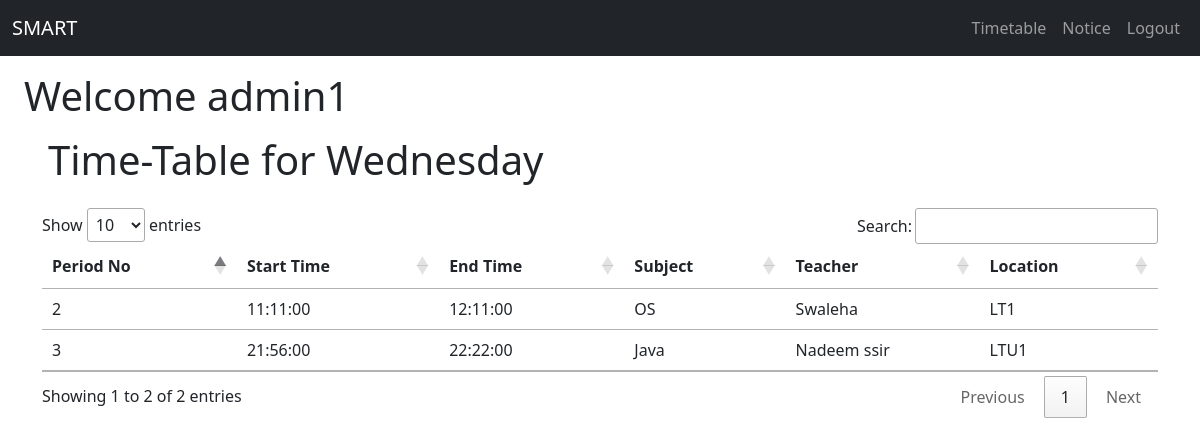
The app's page /student/timetable.php (signed in) with its own data.
### tables this page shows
CREATE TABLE `wednesday` (
  `sno` int(2) NOT NULL,
  `stime` time NOT NULL,
  `etime` time NOT NULL,
  `period` int(2) NOT NULL,
  `subject` varchar(20) NOT NULL,
  `teacher` varchar(20) NOT NULL,
  `location` varchar(5) NOT NULL,
  `present` tinyint(1) NOT NULL
);

### student/timetable.php (the view, shortened to what this page needs)
<?php
$servername = "localhost";
$username = "root";
$password = "";
$database = "tt_bsc_1";
$conn = mysqli_connect($servername, $username, $password, $database);
?>
<!DOCTYPE html>
<html lang="en">
<head>
    <link href="https://cdn.jsdelivr.net/npm/bootstrap@5.2.0/dist/css/bootstrap.min.css" rel="stylesheet">
    <link rel="stylesheet" href="//cdn.datatables.net/1.12.1/css/jquery.dataTables.min.css">
</head>
<body>
    <?php
include 'nav.php';
echo "<h1 class='mx-4 my-3'> Welcome " .$_SESSION['username'] . "</h1>";
?>
<h1 class="mx-5">Time-Table for <?php echo date('l')?></h1>
    <div class="container my-4">
        <table class="table" id="myTable">
            <thead>
                <tr>
                    <th scope="col">Period No</th>
                    <th scope="col">Start Time</th>
                    <th scope="col">End Time</th>
                    <th scope="col">Subject</th>
                    <th scope="col">Teacher</th>
                    <th scope="col">Location</th>
                </tr>
            </thead>
            <tbody>
                <?php
                $day = date("l");
                $sql = "SELECT * FROM $day";
                $result = mysqli_query($conn, $sql);
                while ($row = mysqli_fetch_assoc($result)) {
                    echo "<tr>
                            <td>" . $row['period'] . "</td>
                            <td>" . $row['stime'] . "</td>
                            <td>" . $row['etime'] . "</td>
                            <td>" . $row['subject'] . "</td>
                            <td>" . $row['teacher'] . "</td>
                            <td>" . $row['location'] . "</td>
                        </tr>";
                    }
                ?>
            </tbody>
        </table>
</body>
</html>

### records on screen
wednesday: period "2", stime "11:11:00", etime "12:11:00", subject "OS", teacher "Swaleha", location "LT1"
wednesday: period "3", stime "21:56:00", etime "22:22:00", subject "Java", teacher "Nadeem ssir", location "LTU1"

### other values on screen
$_SESSION['username'] "admin1"
